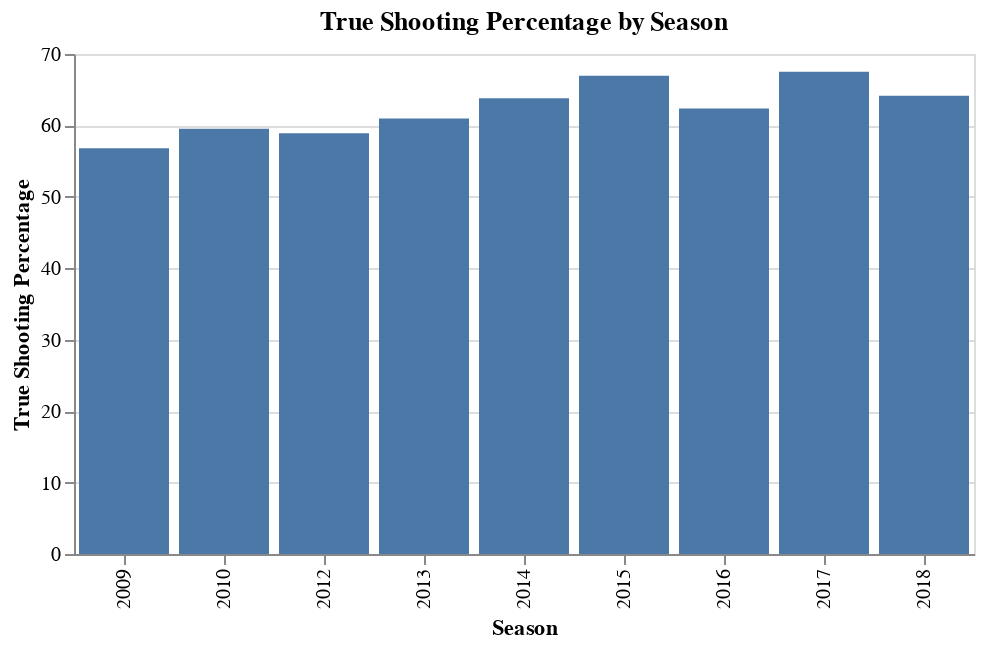

The notebook cell saved with this chart:
### Code cell
alt.Chart(df_chart_12[(df_chart_12['Player'] == 'Stephen Curry') & (df_chart_12['Stage'] == 'Regular_Season')]).mark_bar().encode(
        y = alt.Y('True shooting percentage', title = 'True Shooting Percentage', scale=alt.Scale(zero=False)),
        x = alt.X('Season:O'),
        tooltip=['Player', 'Stage', 'Season', 'True shooting percentage']
        ).properties(title='True Shooting Percentage by Season', width=450, height = 250)

### Figure 1 — Vega-Lite specification as saved in the notebook (floating-point values rounded to 4 significant figures)
{"config": {"view": {"continuousWidth": 400, "continuousHeight": 300}}, "data": {"name": "data-37f36886ccacda65411cf47226b7f521"}, "mark": "bar", "encoding": {"tooltip": [{"type": "nominal", "field": "Player"}, {"type": "nominal", "field": "Stage"}, {"type": "quantitative", "field": "Season"}, {"type": "quantitative", "field": "True shooting percentage"}], "x": {"type": "ordinal", "field": "Season"}, "y": {"type": "quantitative", "field": "True shooting percentage", "scale": {"zero": false}, "title": "True Shooting Percentage"}}, "height": 250, "title": "True Shooting Percentage by Season", "width": 450, "$schema": "https://vega.github.io/schema/vega-lite/v4.8.1.json", "datasets": {"data-37f36886ccacda65411cf47226b7f521": [{"Player": "Stephen Curry", "Season": 2009, "Stage": "Regular_Season", "True shooting percentage": 56.82}, {"Player": "Stephen Curry", "Season": 2010, "Stage": "Regular_Season", "True shooting percentage": 59.55}, {"Player": "Stephen Curry", "Season": 2012, "Stage": "Regular_Season", "True shooting percentage": 58.9}, {"Player": "Stephen Curry", "Season": 2013, "Stage": "Regular_Season", "True shooting percentage": 60.97}, {"Player": "Stephen Curry", "Season": 2014, "Stage": "Regular_Season", "True shooting percentage": 63.79}, {"Player": "Stephen Curry", "Season": 2015, "Stage": "Regular_Season", "True shooting percentage": 66.94}, {"Player": "Stephen Curry", "Season": 2016, "Stage": "Regular_Season", "True shooting percentage": 62.38}, {"Player": "Stephen Curry", "Season": 2017, "Stage": "Regular_Season", "True shooting percentage": 67.51}, {"Player": "Stephen Curry", "Season": 2018, "Stage": "Regular_Season", "True shooting percentage": 64.14}]}}
